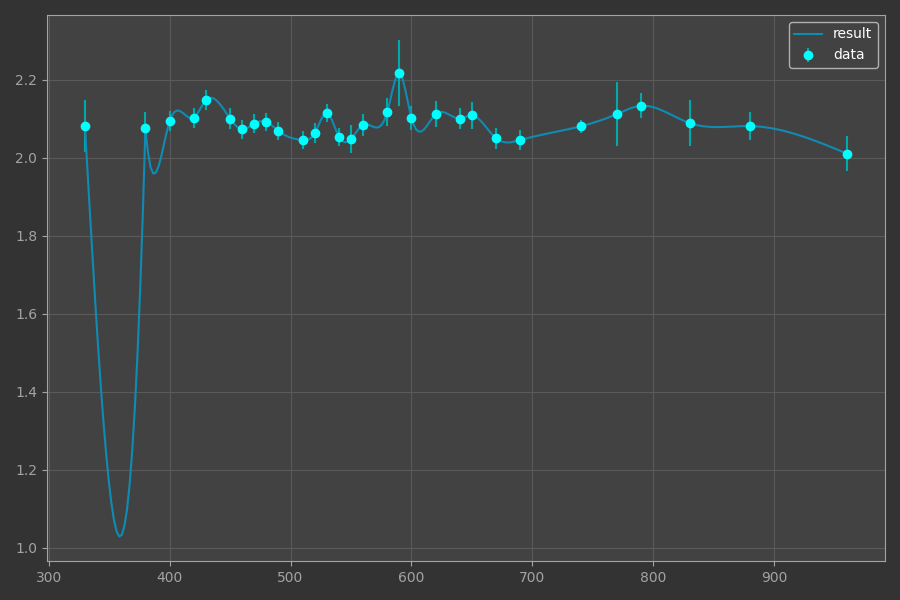

Here is the Python script that generated this plot:
import warnings
import numpy as np
import matplotlib.pyplot as plt

# Скопированные настройки из другого проекта TCT

# Filling empty space on a plot
warnings.simplefilter('ignore', UserWarning)
plt.rcParams['figure.autolayout'] = True

# MatPlotLib custom theme
# https://matplotlib.org/stable/tutorials/introductory/customizing.html
text_color = '#FFFFFF'
muted_color = '#A3A3A3'
highlight_color = '#5A5A5A'
bg_color = '#333333'
inputON_color = '#424242'
plt.rcParams |= {
    'text.color': text_color, 'axes.labelcolor': text_color,
    'axes.edgecolor': muted_color, 'xtick.color': muted_color, 'ytick.color': muted_color,
    'figure.facecolor': bg_color, 'axes.facecolor': inputON_color,
    'axes.grid': True, 'grid.color': highlight_color
    }

x0, y0, p0 = np.loadtxt('data.dat').transpose()
e0 = 1 / p0 # визуализация погрешности
x1, y1 = np.loadtxt('result.dat').transpose()

fig = plt.Figure(figsize=(9, 6), dpi=100)
ax = fig.add_subplot(111)
ax.errorbar(x0, y0, e0, fmt='o', label='data', color='#00FFFF', ecolor='#00AAAA')
ax.plot(x1, y1, label='result', color='#108BB4')
ax.legend()
fig.savefig('plot.png', dpi=100)